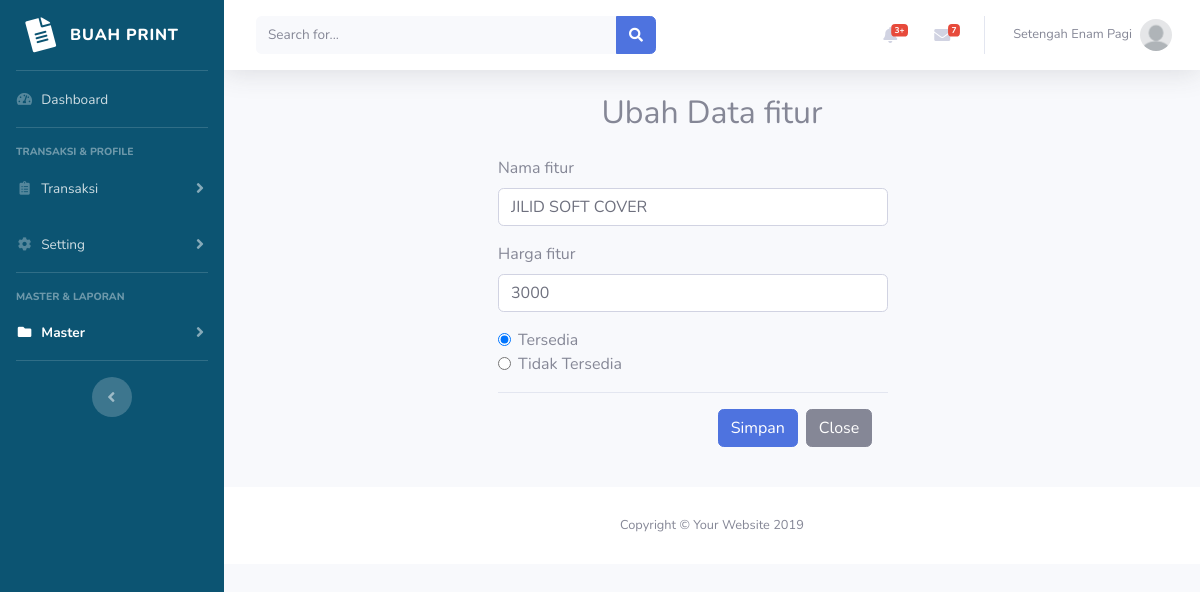
Screenshot of /admin/master_fitur_ubah.php?id_fitur=FTR0000001 (signed in) with the database file from the repository.
### tables this page shows
CREATE TABLE `mitra` (
  `ID_MITRA` char(10) NOT NULL,
  `NAMA_MITRA` varchar(40) NOT NULL,
  `EMAIL_MITRA` varchar(100) NOT NULL,
  `NO_HP_MITRA` varchar(13) NOT NULL,
  `TELEPHONE_MITRA` varchar(13) NOT NULL,
  `ALAMAT_MITRA` text NOT NULL,
  `FOTO_PROFILE` varchar(200) NOT NULL,
  `COVER` varchar(200) NOT NULL,
  `STATUS_MITRA` int(11) NOT NULL,
  `SALDO_MITRA` int(11) NOT NULL,
  `LOCATION_MITRA` text,
  `USERNAME_MITRA` varchar(50) NOT NULL,
  `PASSWORD_MITRA` varchar(32) NOT NULL
);

CREATE TABLE `fitur` (
  `ID_FITUR` varchar(10) NOT NULL,
  `NAMA_FITUR` varchar(40) NOT NULL,
  `HARGA_FITUR` int(11) NOT NULL,
  `STATUS_FITUR` int(11) NOT NULL
);

### admin/master_fitur_ubah.php (the view, shortened to what this page needs)
<?php
include 'includes/config.php';
include 'includes/header.php';
if (isset($_GET['id_fitur'])) {
    $id_fitur = $_GET['id_fitur'];
    $data = mysqli_query($con, "SELECT * FROM fitur WHERE ID_FITUR = '$id_fitur'");
    $data_fitur = mysqli_fetch_assoc($data);
    $nama_fitur = $data_fitur['NAMA_FITUR'];
    $harga_fitur = $data_fitur['HARGA_FITUR'];
    $status_fitur = $data_fitur['STATUS_FITUR'];
}
?>
<div class="container my-4">
    <div class="title text-center">
        <h2>Ubah Data fitur</h2>
    </div>
    <div class="row justify-content-center">
        <div class="col-6">
            <form class="font-m-light col-11 mt-3" action="query/master_fitur_query.php" method="post">
                <div class="form-group">
                    <label for="nama_fitur" class="font-m-med">Nama fitur</label>
                    <input type="text" class="form-control" id="nama_fitur" name="nama_fitur" value="<?= $nama_fitur ?>" placeholder="Masukkan Nama fitur" required>
                </div>
                <div class="form-group">
                    <label for="harga_fitur" class="font-m-med">Harga fitur</label>
                    <input type="number" name="harga_fitur" id="harga_fitur" class="form-control" placeholder="Masukkan Harga fitur . ." value="<?= $harga_fitur ?>" required>
                </div>
                <div class="form-group">
                    <div class="form-check">
                        <input class="form-check-input" type="radio" id="status_radio1" name="status_fitur" value="1" <?php if ($status_fitur == 1) {
                                                                                                                            echo "checked";
                                                                                                                        } ?>>
                        <label class="form-check-label" for="status_radio1">
                            Tersedia
                        </label>
                    </div>
                    <div class="form-check">
                        <input class="form-check-input" type="radio" id="status_radio2" name="status_fitur" value="0" <?php if ($status_fitur == 0) {
                                                                                                                            echo "checked";
                                                                                                                        } ?>>
                        <label class="form-check-label" for="status_radio2">
                            Tidak Tersedia
                        </label>
                    </div>
                </div>
                <div class="modal-footer text-center">
                    <input type="submit" class="btn btn-primary" name="edit_fitur" value="Simpan">
                    <a href="master_fitur.php" class="btn btn-secondary" data-dismiss="modal">Close</a>
                </div>
            </form>
        </div>
    </div>
</div>
<?php
require 'includes/footer.php';
?>

### admin/includes/header.php (shortened to what this page needs)
<?php
if (isset($_SESSION['admin_login'])) {
  $username = $_SESSION['username'];
  $data = mysqli_query($con, "SELECT * FROM mitra WHERE USERNAME_MITRA = '$username'");
  $data_admin = mysqli_fetch_assoc($data);
  $nama_admin = $data_admin['NAMA_MITRA'];
  $profil_admin = $data_admin['FOTO_PROFILE'];
}
?>
<!DOCTYPE html>
<html lang="en">
<head>
  <link href="vendor/fontawesome-free/css/all.min.css" rel="stylesheet" type="text/css">
  <link href="css/sb-admin-2.min.css" rel="stylesheet">
  <link rel="stylesheet" href="css/sb-admin-2.css">
  <link href="vendor/datatables/dataTables.bootstrap4.min.css" rel="stylesheet">
</head>
<body id="page-top">
  <div id="wrapper">
    <?php
    require 'sidebar.php';
    ?>
    <div id="content-wrapper" class="d-flex flex-column">
      <div id="content">
        <nav class="navbar navbar-expand navbar-light bg-white topbar mb-4 static-top shadow">
          <?php
          if (isset($_SESSION['admin_login'])) {
            ?>
            <form class="d-none d-sm-inline-block form-inline mr-auto ml-md-3 my-2 my-md-0 mw-100 navbar-search">
              <div class="input-group">
                <input type="text" class="form-control bg-light border-0 small" placeholder="Search for..." aria-label="Search" aria-describedby="basic-addon2">
                <div class="input-group-append">
                  <button class="btn btn-primary" type="button">
                    <i class="fas fa-search fa-sm"></i>
                  </button>
                </div>
              </div>
            </form>
            <ul class="navbar-nav ml-auto">
              <li class="nav-item dropdown no-arrow mx-1">
                <a class="nav-link dropdown-toggle" href="#" id="alertsDropdown" role="button" data-toggle="dropdown" aria-haspopup="true" aria-expanded="false">
                  <i class="fas fa-bell fa-fw"></i>
                  <span class="badge badge-danger badge-counter">3+</span>
                </a>
              </li>
              <li class="nav-item dropdown no-arrow mx-1">
                <a class="nav-link dropdown-toggle" href="#" id="messagesDropdown" role="button" data-toggle="dropdown" aria-haspopup="true" aria-expanded="false">
                  <i class="fas fa-envelope fa-fw"></i>
                  <span class="badge badge-danger badge-counter">7</span>
                </a>
              </li>
              <li class="nav-item dropdown no-arrow">
                <a class="nav-link dropdown-toggle" href="#" id="userDropdown" role="button" data-toggle="dropdown" aria-haspopup="true" aria-expanded="false">
                  <span class="mr-2 d-none d-lg-inline text-gray-600 small"><?= $nama_admin ?></span>
                  <img class="img-profile rounded-circle" src="img/profil/<?= $profil_admin ?>">
                </a>
              </li>
              <?php } ?>
              </ul>
        </nav>

### rows the page displays
mitra: NAMA_MITRA "Setengah Enam Pagi", FOTO_PROFILE (picture)
fitur: nama_fitur "JILID SOFT COVER", harga_fitur "3000", STATUS_FITUR "☑ Tersedia", STATUS_FITUR "☐ Tidak Tersedia"
